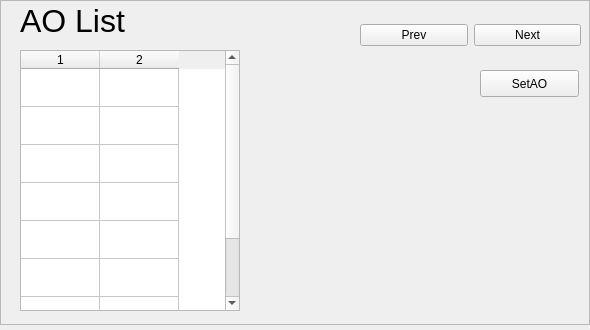
<?xml version="1.0" encoding="UTF-8"?>
<ui version="4.0">
 <class>FormAO</class>
 <widget class="QWidget" name="FormAO">
  <property name="geometry">
   <rect>
    <x>0</x>
    <y>0</y>
    <width>590</width>
    <height>330</height>
   </rect>
  </property>
  <property name="windowTitle">
   <string>Form</string>
  </property>
  <widget class="QFrame" name="frame">
   <property name="geometry">
    <rect>
     <x>0</x>
     <y>0</y>
     <width>590</width>
     <height>325</height>
    </rect>
   </property>
   <property name="frameShape">
    <enum>QFrame::StyledPanel</enum>
   </property>
   <property name="frameShadow">
    <enum>QFrame::Raised</enum>
   </property>
   <widget class="QTableWidget" name="tblAout">
    <property name="geometry">
     <rect>
      <x>20</x>
      <y>50</y>
      <width>220</width>
      <height>261</height>
     </rect>
    </property>
    <property name="rowCount">
     <number>8</number>
    </property>
    <property name="columnCount">
     <number>2</number>
    </property>
    <attribute name="horizontalHeaderDefaultSectionSize">
     <number>79</number>
    </attribute>
    <attribute name="horizontalHeaderMinimumSectionSize">
     <number>61</number>
    </attribute>
    <attribute name="verticalHeaderVisible">
     <bool>false</bool>
    </attribute>
    <attribute name="verticalHeaderDefaultSectionSize">
     <number>38</number>
    </attribute>
    <attribute name="verticalHeaderMinimumSectionSize">
     <number>25</number>
    </attribute>
    <attribute name="verticalHeaderStretchLastSection">
     <bool>true</bool>
    </attribute>
    <row/>
    <row/>
    <row/>
    <row/>
    <row/>
    <row/>
    <row/>
    <row/>
    <column/>
    <column/>
   </widget>
   <widget class="QWidget" name="horizontalLayoutWidget">
    <property name="geometry">
     <rect>
      <x>360</x>
      <y>10</y>
      <width>221</width>
      <height>51</height>
     </rect>
    </property>
    <layout class="QHBoxLayout" name="horizontalLayout">
     <item>
      <widget class="QPushButton" name="btnPrev">
       <property name="text">
        <string>Prev</string>
       </property>
      </widget>
     </item>
     <item>
      <widget class="QPushButton" name="btnNext">
       <property name="text">
        <string>Next</string>
       </property>
      </widget>
     </item>
    </layout>
   </widget>
   <widget class="QLabel" name="label">
    <property name="geometry">
     <rect>
      <x>20</x>
      <y>0</y>
      <width>141</width>
      <height>41</height>
     </rect>
    </property>
    <property name="font">
     <font>
      <pointsize>24</pointsize>
     </font>
    </property>
    <property name="text">
     <string>AO List</string>
    </property>
   </widget>
   <widget class="QPushButton" name="btnSetAO">
    <property name="geometry">
     <rect>
      <x>480</x>
      <y>70</y>
      <width>99</width>
      <height>27</height>
     </rect>
    </property>
    <property name="text">
     <string>SetAO</string>
    </property>
   </widget>
  </widget>
 </widget>
 <resources/>
 <connections/>
</ui>
